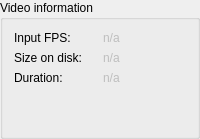
               <widget class="QGroupBox" name="groupBox_3">
                <property name="sizePolicy">
                 <sizepolicy hsizetype="Expanding" vsizetype="Preferred">
                  <horstretch>0</horstretch>
                  <verstretch>0</verstretch>
                 </sizepolicy>
                </property>
                <property name="title">
                 <string>Video information</string>
                </property>
                <layout class="QVBoxLayout" name="verticalLayout_7">
                 <item>
                  <layout class="QHBoxLayout" name="horizontalLayout_35">
                   <item>
                    <widget class="QLabel" name="label_20">
                     <property name="sizePolicy">
                      <sizepolicy hsizetype="Preferred" vsizetype="Preferred">
                       <horstretch>0</horstretch>
                       <verstretch>0</verstretch>
                      </sizepolicy>
                     </property>
                     <property name="text">
                      <string>Input FPS:</string>
                     </property>
                    </widget>
                   </item>
                   <item>
                    <widget class="QLabel" name="label_recordingMetaFramerate">
                     <property name="enabled">
                      <bool>false</bool>
                     </property>
                     <property name="text">
                      <string>n/a</string>
                     </property>
                    </widget>
                   </item>
                  </layout>
                 </item>
                 <item>
                  <layout class="QHBoxLayout" name="horizontalLayout_36">
                   <item>
                    <widget class="QLabel" name="label_11">
                     <property name="sizePolicy">
                      <sizepolicy hsizetype="Preferred" vsizetype="Preferred">
                       <horstretch>0</horstretch>
                       <verstretch>0</verstretch>
                      </sizepolicy>
                     </property>
                     <property name="text">
                      <string>Size on disk:</string>
                     </property>
                     <property name="alignment">
                      <set>Qt::AlignLeading|Qt::AlignLeft|Qt::AlignVCenter</set>
                     </property>
                    </widget>
                   </item>
                   <item>
                    <widget class="QLabel" name="label_recordingMetaFileSize">
                     <property name="enabled">
                      <bool>false</bool>
                     </property>
                     <property name="text">
                      <string>n/a</string>
                     </property>
                    </widget>
                   </item>
                  </layout>
                 </item>
                 <item>
                  <layout class="QHBoxLayout" name="horizontalLayout_37">
                   <item>
                    <widget class="QLabel" name="label_19">
                     <property name="sizePolicy">
                      <sizepolicy hsizetype="Preferred" vsizetype="Preferred">
                       <horstretch>0</horstretch>
                       <verstretch>0</verstretch>
                      </sizepolicy>
                     </property>
                     <property name="text">
                      <string>Duration:</string>
                     </property>
                    </widget>
                   </item>
                   <item>
                    <widget class="QLabel" name="label_recordingMetaDuration">
                     <property name="enabled">
                      <bool>false</bool>
                     </property>
                     <property name="text">
                      <string>n/a</string>
                     </property>
                    </widget>
                   </item>
                  </layout>
                 </item>
                 <item>
                  <spacer name="verticalSpacer_4">
                   <property name="orientation">
                    <enum>Qt::Vertical</enum>
                   </property>
                   <property name="sizeHint" stdset="0">
                    <size>
                     <width>20</width>
                     <height>40</height>
                    </size>
                   </property>
                  </spacer>
                 </item>
                </layout>
               </widget>
